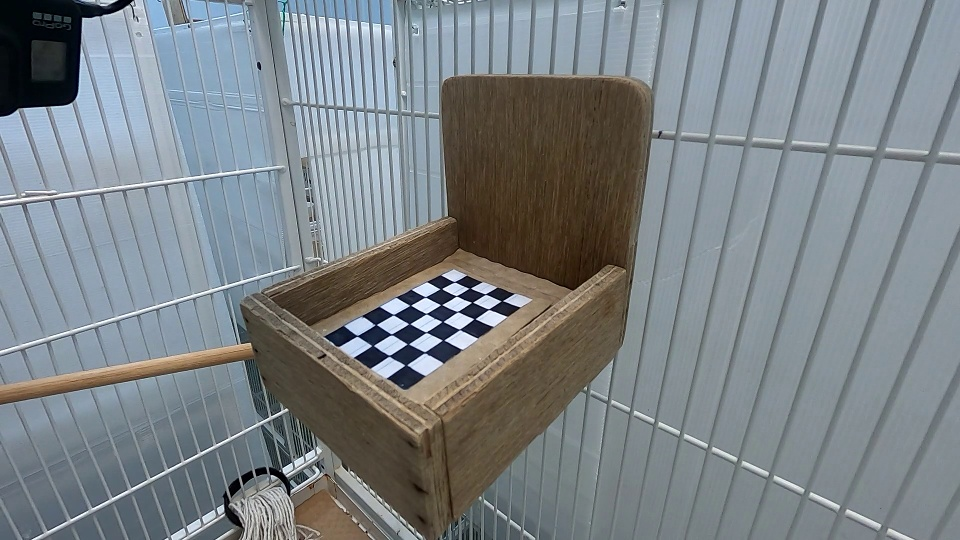
#> input picture data/calibration/fps10/chessboard.jpg, 960 x 540 px, found by its file name
$ python calibrate.py
#> lines starting #> are read from the running program, lines starting #| are printed output that depends on the picture; after the words box and inside, x2 and y2 are one past the last pixel; in counts of white or black regions, pixels touching at a corner belong together
#> further down, img is the input picture: shape (540, 960, 3); mean B, G, R 134.7, 130.6, 123.7
### functional/general.py
import cv2
import numpy as np
import math
import random
import matplotlib.pyplot as plt
from matplotlib.colors import hsv_to_rgb
from functional.colour import *
from itertools import combinations
from sklearn.cluster import KMeans, k_means
from collections import Counter
from skimage import feature, exposure


# [21 lines left out: functions imgDiff, combine, not called in this run]


def kernel(length):
    return np.ones((length, length), np.uint8)


# [185 lines left out: functions orbKP, orbSingleKP, orbKM, fastKP, siftKP, siftKM and 7 more, not called in this run]


def man_dist(a, b):
    return abs(a[0] - b[0]) + abs(a[1] - b[1])


def euc_dist(a, b):
    return math.sqrt((a[0]-b[0])**2 + (a[1] - b[1])**2)


# [501 lines left out: functions ptsCentroid, welzl, circleRadius, circleProperties, ptInCircle, edgeCanny and 18 more, not called in this run]

### calibrate.py
import cv2
import numpy as np
from functional.general import kernel


def getMask(img):
    grey = cv2.cvtColor(img, cv2.COLOR_BGR2GRAY)
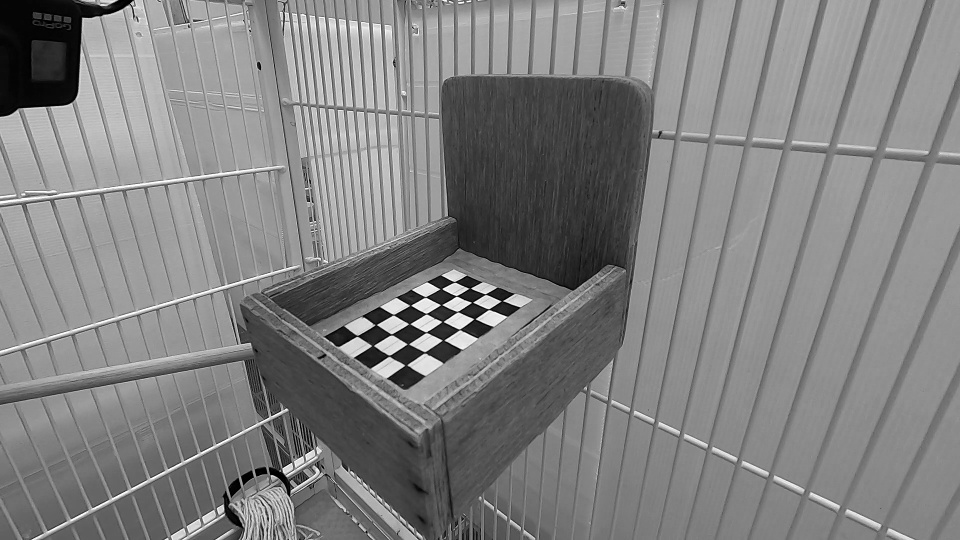
#> grey: shape (540, 960); min 0, max 255, mean 129
    _, thw = cv2.threshold(grey, 200, 255, cv2.THRESH_BINARY)
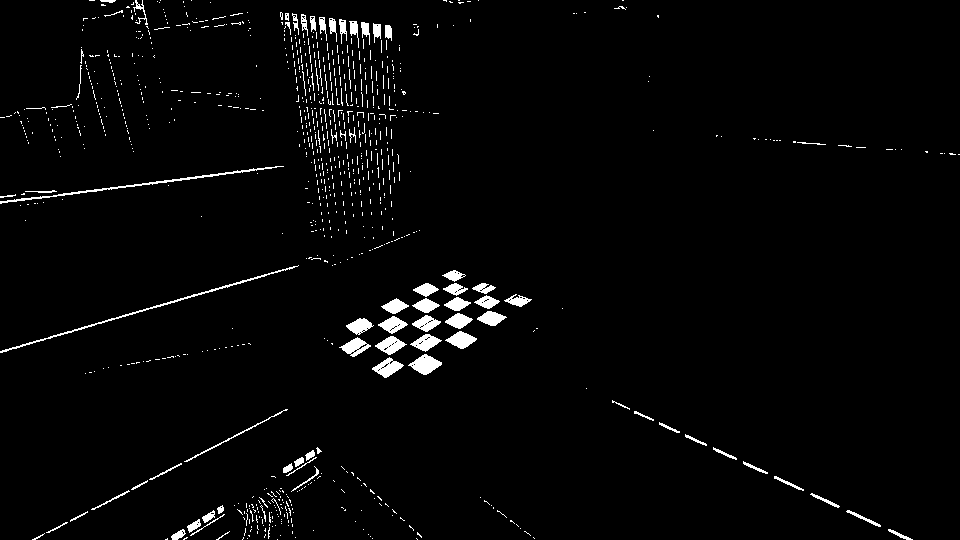
#> thw: shape (540, 960); 2.5% white; 915 white regions (832 under 20 px), largest, box (x1, y1, x2, y2) and area: (0, 265, 299, 353) 625, (0, 166, 284, 204) 603, (408, 354, 442, 375) 396
    _, thb = cv2.threshold(grey, 50, 255, cv2.THRESH_BINARY_INV)
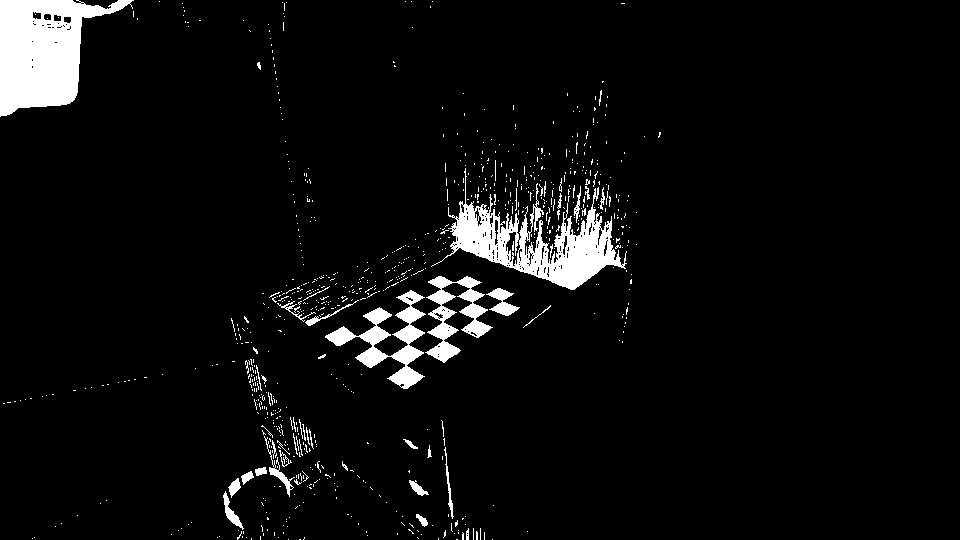
#> thb: shape (540, 960); 5.1% white; 814 white regions (770 under 20 px), largest, box (x1, y1, x2, y2) and area: (0, 0, 134, 117) 8855, (431, 168, 627, 290) 7256, (325, 290, 426, 389) 2970
    combined = cv2.bitwise_or(thw, thb)
#> combined: shape (540, 960); 7.6% white; 1594 white regions (1498 under 20 px), largest, box (x1, y1, x2, y2) and area: (324, 270, 532, 389) 10658, (0, 0, 148, 118) 9179, (431, 168, 627, 290) 7256
    combined = cv2.morphologyEx(combined, cv2.MORPH_CLOSE, kernel(5))
#> combined: shape (540, 960); 11% white; 615 white regions (535 under 20 px), largest, box (x1, y1, x2, y2) and area: (324, 270, 532, 389) 11727, (431, 165, 627, 290) 11569, (0, 0, 150, 118) 9847
    combined = cv2.morphologyEx(combined, cv2.MORPH_OPEN, kernel(5))
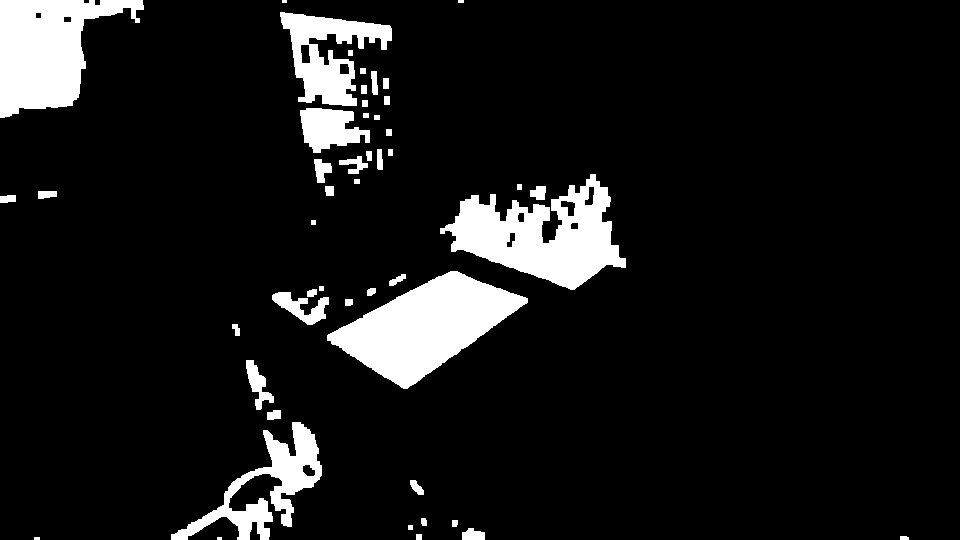
#> combined: shape (540, 960); 9.4% white; 48 white regions (4 under 20 px)
    contours, hierarchy = cv2.findContours(combined, cv2.RETR_TREE, cv2.CHAIN_APPROX_SIMPLE)
#> contours = 58 contours, 7 with area under 20; largest, box (x1, y1, x2, y2) and area: (327, 271, 528, 389) 11494, (440, 174, 626, 290) 10742, (0, 0, 144, 118) 9548, (171, 422, 322, 540) 4878, (280, 12, 392, 106) 4838
    cnts = [contour for contour in contours if cv2.contourArea(contour) > 2048]
#> cnts = 5 contours; box (x1, y1, x2, y2) and area: (327, 271, 528, 389) 11494, (440, 174, 626, 290) 10742, (0, 0, 144, 118) 9548, (171, 422, 322, 540) 4878, (280, 12, 392, 106) 4838
    cnts = sorted(cnts, key=lambda x: cv2.contourArea(x), reverse=True)

    mask = np.zeros(img.shape[:2], np.uint8)
    cv2.drawContours(mask, cnts[:1], 0, 255, -1)
#> mask: shape (540, 960); 2.3% white; 1 white region, box (x1, y1, x2, y2) and area: (327, 271, 528, 389) 11707
    chessBoard = cv2.bitwise_and(grey, grey, mask=mask)
    _, binaryMask = cv2.threshold(chessBoard, 150, 255, cv2.THRESH_BINARY)
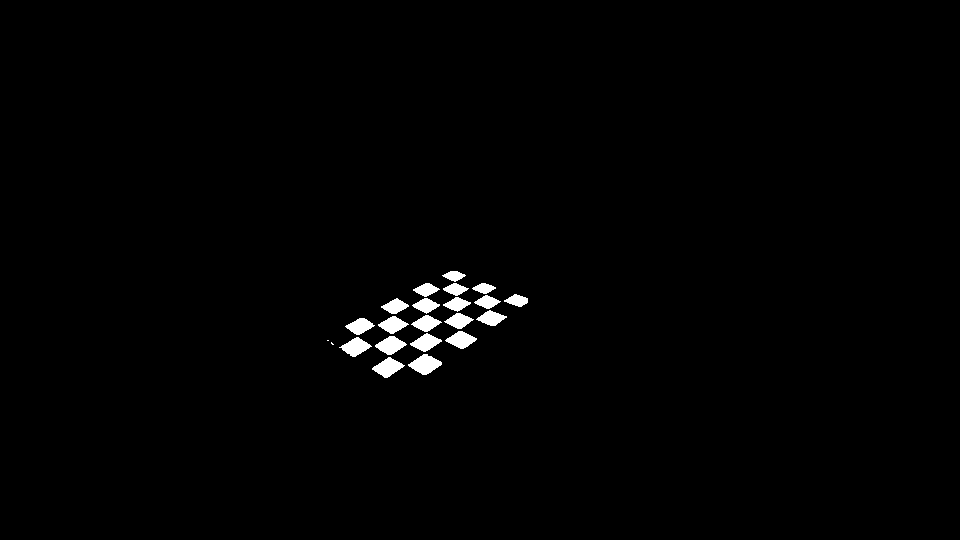
#> binaryMask: shape (540, 960); 1.1% white; 22 white regions (2 under 20 px), largest, box (x1, y1, x2, y2) and area: (408, 354, 442, 375) 419, (372, 357, 405, 378) 370, (375, 336, 407, 355) 354
    binaryMask -= 255
    return binaryMask


def harrisCorners(img):
    grey = cv2.cvtColor(img, cv2.COLOR_BGR2GRAY)
    dst = cv2.cornerHarris(grey, 2, 15, 0.07)
    dst_norm = np.empty(dst.shape, dtype=np.float32)
    cv2.normalize(dst, dst_norm, alpha=0, beta=255, norm_type=cv2.NORM_MINMAX)
    dst_norm_scaled = cv2.convertScaleAbs(dst_norm)
    v = np.percentile(dst_norm_scaled, 99)
    img[dst_norm_scaled > v] = (0, 0, 255)
    return img


def drawCorners(img, mask):
    criteria = (cv2.TERM_CRITERIA_EPS + cv2.TERM_CRITERIA_MAX_ITER, 30, 0.01)
    size = (4, 7)  # (r, c)
    flags = cv2.CALIB_CB_ADAPTIVE_THRESH + cv2.CALIB_CB_FAST_CHECK + cv2.CALIB_CB_NORMALIZE_IMAGE
    ret, corners = cv2.findChessboardCorners(mask, size, flags)
#> ret = True; corners = 28 rows, first 8: [454.5, 281.7], [471.3, 287.9], [485.6, 293.7], [502.8, 300.6], [442, 288.4], [456, 296], [471.4, 302.2], [489, 308.7]
    if ret:
        cnrs = cv2.cornerSubPix(mask, corners, (11, 11), (-1, -1), criteria)
#> cnrs = 28 rows, first 8: [459.1, 279.1], [467.4, 293.8], [489.5, 290.4], [495.8, 305.4], [445.3, 286.3], [464.1, 292.9], [474.2, 297.7], [495.4, 305.6]
        cv2.drawChessboardCorners(img, size, cnrs, ret)
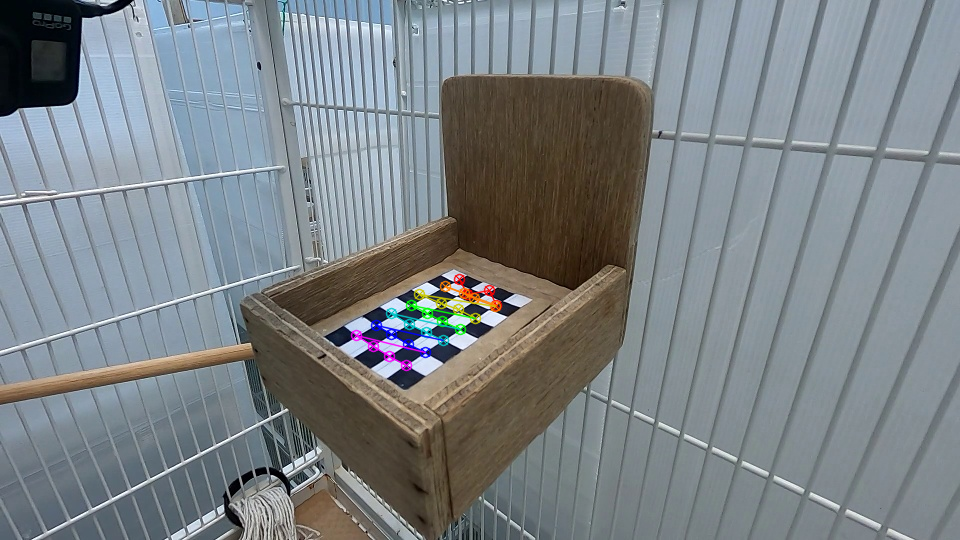
#> img: shape (540, 960, 3); 0.79% of pixels changed, all inside (x1, y1, x2, y2) = (350, 273, 503, 372)
    return img


def calibrateUndis(img, mask):
    size = (4, 7)  # (r, c)
    flags = cv2.CALIB_CB_ADAPTIVE_THRESH + cv2.CALIB_CB_FAST_CHECK + cv2.CALIB_CB_NORMALIZE_IMAGE
    ret, corners = cv2.findChessboardCorners(mask, size, flags)
#> ret = True
    if ret:
        objp = np.zeros((7 * 4, 3), np.float32)
        objp[:, :2] = np.mgrid[0:4, 0:7].T.reshape(-1, 2)
        objpts = [objp]
        imgpts = [corners]
        # calibration
        ret, mtx, dist, rvecs, tvecs = cv2.calibrateCamera(objpts, imgpts, mask.shape[::-1], None, None)
#> ret = 0.761; mtx = [[672.5, 0, 526.8], [0, 1139.4, 299], [0, 0, 1]]; dist = [[9.02, -85.22, -0.123, 0.598, 426.1]]; rvecs = ([-1.24, 0.428, 0.535],); tvecs = ([-3.45, -0.417, 29.18],)
        dist *= 0.1
#> dist = [[0.902, -8.52, -0.0123, 0.0598, 42.61]]
        # undistortion
        h, w = mask.shape[:2]
#> h = 540; w = 960
        newCameraMtx, roi = cv2.getOptimalNewCameraMatrix(mtx, dist, (w, h), 1, (w, h))
#> newCameraMtx = [[1266.7, 0, 494.8], [0, 1167.2, 295.5], [0, 0, 1]]; roi = (391, 266, 295, 58)
        dst = cv2.undistort(img, mtx, dist, None, newCameraMtx)
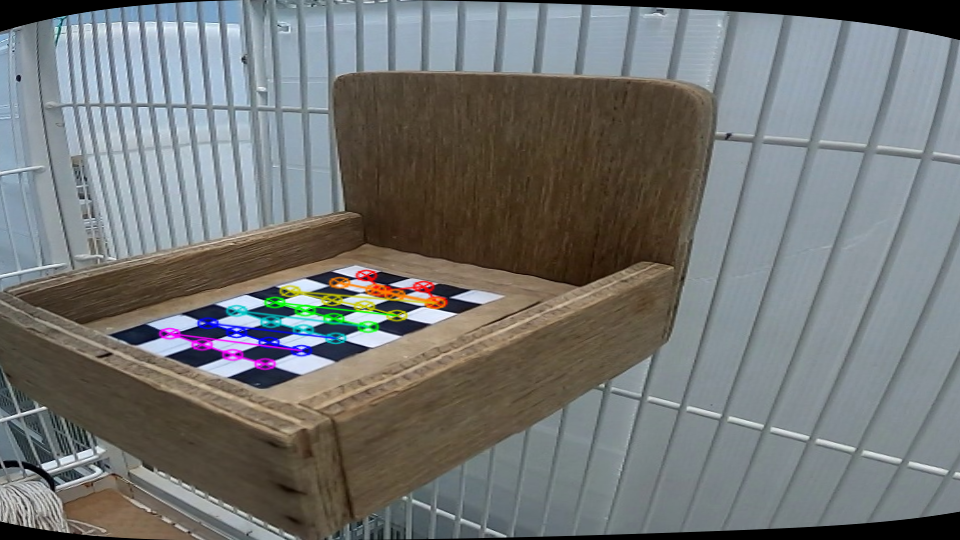
#> dst: shape (540, 960, 3); mean B, G, R 115.5, 116.8, 114.9
        # crop (not quite useful :)))
        # x, y, w, h = roi
        # dst = dst[y:y+h, x:x+w]
        return dst
    return img


def calibrateRemap(img, mask):  # technically the same (I guess :)
    size = (4, 7)  # (r, c)
    flags = cv2.CALIB_CB_ADAPTIVE_THRESH + cv2.CALIB_CB_FAST_CHECK + cv2.CALIB_CB_NORMALIZE_IMAGE
    ret, corners = cv2.findChessboardCorners(mask, size, flags)
    if ret:
        objp = np.zeros((7 * 4, 3), np.float32)
        objp[:, :2] = np.mgrid[0:4, 0:7].T.reshape(-1, 2)
        objpts = [objp]
        imgpts = [corners]
        # calibration
        ret, mtx, dist, rvecs, tvecs = cv2.calibrateCamera(objpts, imgpts, mask.shape[::-1], None, None)
        dist *= 0.1
        # undistortion
        h, w = mask.shape[:2]
        newCameraMtx, roi = cv2.getOptimalNewCameraMatrix(mtx, dist, (w, h), 1, (w, h))
        mapx, mapy = cv2.initUndistortRectifyMap(mtx, dist, None, newCameraMtx, (w, h), 5)
        dst = cv2.remap(img, mapx, mapy, cv2.INTER_LINEAR)
        # x, y, w, h = roi
        # dst = dst[y:y + h, x:x + w]
        return dst


if __name__ == "__main__":
    img = cv2.imread('img/fps10/chessboard.jpg')
    binaryMask = getMask(img)
    cv2.imshow('corners', drawCorners(img, binaryMask))
    cv2.imshow('undistort', calibrateUndis(img, binaryMask))
    cv2.waitKey(0)
    cv2.destroyAllWindows()
